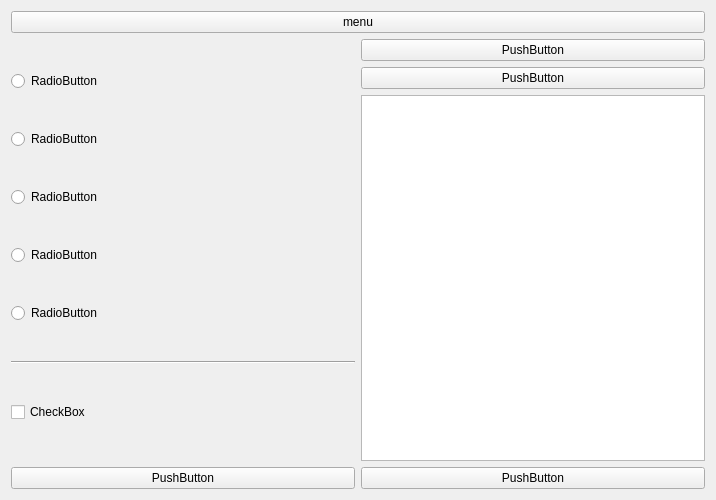
<?xml version="1.0" encoding="UTF-8"?>
<ui version="4.0">
 <class>Form</class>
 <widget class="QWidget" name="Form">
  <property name="geometry">
   <rect>
    <x>0</x>
    <y>0</y>
    <width>716</width>
    <height>500</height>
   </rect>
  </property>
  <property name="windowTitle">
   <string>Form</string>
  </property>
  <layout class="QVBoxLayout" name="verticalLayout_3">
   <item>
    <widget class="QPushButton" name="start_menu_button">
     <property name="sizePolicy">
      <sizepolicy hsizetype="Minimum" vsizetype="Fixed">
       <horstretch>0</horstretch>
       <verstretch>0</verstretch>
      </sizepolicy>
     </property>
     <property name="text">
      <string>menu</string>
     </property>
     <property name="flat">
      <bool>false</bool>
     </property>
    </widget>
   </item>
   <item>
    <layout class="QHBoxLayout" name="horizontalLayout">
     <item>
      <layout class="QVBoxLayout" name="verticalLayout">
       <item>
        <widget class="QRadioButton" name="radioButton_3">
         <property name="text">
          <string>RadioButton</string>
         </property>
        </widget>
       </item>
       <item>
        <widget class="QRadioButton" name="radioButton">
         <property name="text">
          <string>RadioButton</string>
         </property>
        </widget>
       </item>
       <item>
        <widget class="QRadioButton" name="radioButton_2">
         <property name="text">
          <string>RadioButton</string>
         </property>
        </widget>
       </item>
       <item>
        <widget class="QRadioButton" name="radioButton_4">
         <property name="text">
          <string>RadioButton</string>
         </property>
        </widget>
       </item>
       <item>
        <widget class="QRadioButton" name="radioButton_5">
         <property name="text">
          <string>RadioButton</string>
         </property>
        </widget>
       </item>
       <item>
        <widget class="Line" name="line">
         <property name="orientation">
          <enum>Qt::Horizontal</enum>
         </property>
        </widget>
       </item>
       <item>
        <widget class="QCheckBox" name="checkBox">
         <property name="text">
          <string>CheckBox</string>
         </property>
        </widget>
       </item>
      </layout>
     </item>
     <item>
      <layout class="QVBoxLayout" name="verticalLayout_2">
       <item>
        <widget class="QPushButton" name="pushButton_2">
         <property name="text">
          <string>PushButton</string>
         </property>
        </widget>
       </item>
       <item>
        <widget class="QPushButton" name="pushButton">
         <property name="text">
          <string>PushButton</string>
         </property>
        </widget>
       </item>
       <item>
        <widget class="QListView" name="listView">
         <property name="sizePolicy">
          <sizepolicy hsizetype="Minimum" vsizetype="Expanding">
           <horstretch>0</horstretch>
           <verstretch>0</verstretch>
          </sizepolicy>
         </property>
        </widget>
       </item>
      </layout>
     </item>
    </layout>
   </item>
   <item>
    <layout class="QHBoxLayout" name="horizontalLayout_2">
     <item>
      <widget class="QPushButton" name="pushButton_4">
       <property name="text">
        <string>PushButton</string>
       </property>
      </widget>
     </item>
     <item>
      <widget class="QPushButton" name="pushButton_3">
       <property name="text">
        <string>PushButton</string>
       </property>
      </widget>
     </item>
    </layout>
   </item>
  </layout>
 </widget>
 <resources/>
 <connections/>
</ui>
